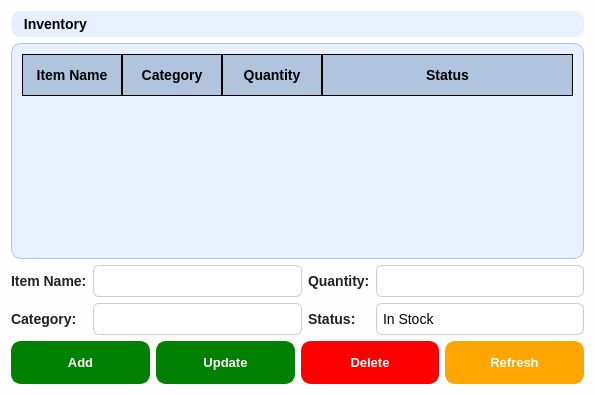
<?xml version="1.0" encoding="UTF-8"?>
<ui version="4.0">
 <class>Inventory</class>
 <widget class="QWidget" name="Inventory">
  <property name="geometry">
   <rect>
    <x>0</x>
    <y>0</y>
    <width>595</width>
    <height>395</height>
   </rect>
  </property>
  <property name="windowTitle">
   <string>Form</string>
  </property>
  <property name="styleSheet">
   <string notr="true">* {
    border: none;
    background-color: transparent;
    background: none;
    padding: 0;
    margin: 0;
}

#centralwidget {
    background-color: #FAFAFA; /* Light gray for the main background */
}

#LeftMenuContainer {
    background-color: #F5F5F5; /* Slightly darker light gray for the sidebar */
}

 QPushButton {
    background-color: #E8F0FE;  /* Light blue for buttons */
    color: #333333;            /* Dark gray text for readability */
    border: none;
    border-radius: 8px;        /* Rounded corners */
    padding: 12px 20px;        /* Balanced padding */
    font-size: 15px;           /* Medium font size for modern feel */
    font-weight: bold;         /* Emphasized text */
}

QPushButton:hover {
    background-color: #D7E6FD; /* Softer blue when hovered */
}

QPushButton:pressed {
    background-color: #C6D9FB; /* Slightly darker blue when pressed */
    color: #1A1A1A;            /* Darker text for contrast */
}

QPushButton:disabled {
    background-color: #F0F0F0; /* Muted gray for disabled buttons */
    color: #A8A8A8;            /* Muted text color */
}

QLineEdit {
    border: 2px solid green; /* Border color */
    border-radius: 5px; /* Rounded corners */
    padding: 5px; /* Internal padding for text */
    background-color: white; /* Background color */
    color: black; /* Text color */
    font: bold 12px; /* Font style and size */
}

QLineEdit:focus {
    border: 2px solid #32CD32; /* Bright green border on focus */
    background-color: white; 
}

QTextEdit:hover {
    border: 2px solid darkgreen; /* Border color on hover */
    background-color: #E6FFE6; /* Light hover effect */
}
QComboBox {
    border-radius: 5px;
    padding: 7px;
    color: white;
    text-align: center; /* Center-align the text */
}

QComboBox:hover {
    border-color: darkgreen;
}

QComboBox::drop-down {
    width: 20px; /* Adjust width of the dropdown button */
    border: none;
}


QComboBox QAbstractItemView {
    color: black;
 
    selection-color: black;
    padding: 5px;
    text-align: center;
    outline: none; /* Remove focus border for cleaner look */
}




 
   QWidget {
       background-color: #fefefe;
       font-family: 'Segoe UI';
       font-size: 14px;
   }
   QLabel {
       font-weight: 600;
       color: #222;
   }
   QLineEdit, QSpinBox, QComboBox, QDateEdit, QTimeEdit {
       padding: 6px;
       border: 1px solid #ccc;
       border-radius: 6px;
       background-color: white;
   }
 QPushButton {
    border-radius: 10px; /* Rounded corners */
    color: white; /* Text color */
    background-color: green; /* Background color */
    font: bold 13px; /* Font style and size */
    border: 2px solid green; /* Border color */
}

QPushButton:hover {
    background-color: #32CD32; /* Lighter green on hover */
    border-color: darkgreen; /* Dark green border on hover */
}

QPushButton:pressed {
    background-color: darkgreen; /* Darker green when pressed */
    border-color: black; /* Border changes on press */
}

  
QTableView {
    background-color: #E8F0FE; /* Soft white-blue background for the table */
    border-radius: 10px; /* Rounded edges for the entire table */
    padding: 10px; /* Adds spacing around the table */
    border: 1px solid #B0C4DE; /* Thin border to accentuate table outline */
    gridline-color: black; /* Adds black lines between columns and rows */
}

QTableView::item {
    background-color: #FAFAFA; /* Gentle off-white background for cells */
    border: 1px solid black; /* Black lines between each cell */
    border-radius: 5px; /* Slight rounding for individual cell edges */
    padding: 5px; /* Inner spacing for cells */
    color: black; /* Standard text color */
}

QTableView::item:selected {
    background-color: #D7E9F7; /* Highlighted cell with soft blue shade */
    color: black; /* Text color remains consistent */
    border: 1px solid black; /* Black border for selected cells */
    border-radius: 5px;
}

QHeaderView::section {
    background-color: #B0C4DE; /* Soft blue-gray shade for table headers */
    padding: 10px; /* Adds spacing within header sections */
    font-weight: bold; /* Bold text to differentiate headers */
    color: black; /* Black text color for the headers */
    border: 1px solid black; /* Black lines between header columns */
  
}

QTableView::corner {
    background-color: #B0C4DE; /* Matches header color for corner sections */
    border-radius: 10px;
}
</string>
  </property>
  <layout class="QVBoxLayout" name="verticalLayout">
   <item>
    <widget class="QLabel" name="titleLabel">
     <property name="styleSheet">
      <string notr="true">font: 700 22pt &quot;Leelawadee UI&quot;;
background-color: #E8F0FE;
border-radius: 10px;
color: rgb(0, 0, 0);
padding: 5px;</string>
     </property>
     <property name="text">
      <string> Inventory</string>
     </property>
    </widget>
   </item>
   <item>
    <widget class="QTableWidget" name="inventoryTable">
     <attribute name="horizontalHeaderShowSortIndicator" stdset="0">
      <bool>false</bool>
     </attribute>
     <attribute name="horizontalHeaderStretchLastSection">
      <bool>true</bool>
     </attribute>
     <column>
      <property name="text">
       <string>Item Name</string>
      </property>
     </column>
     <column>
      <property name="text">
       <string>Category</string>
      </property>
     </column>
     <column>
      <property name="text">
       <string>Quantity</string>
      </property>
     </column>
     <column>
      <property name="text">
       <string>Status</string>
      </property>
     </column>
    </widget>
   </item>
   <item>
    <layout class="QGridLayout" name="formLayout">
     <item row="2" column="0">
      <widget class="QLabel" name="categoryLabel">
       <property name="text">
        <string>Category:</string>
       </property>
      </widget>
     </item>
     <item row="2" column="3">
      <widget class="QComboBox" name="statusCombo">
       <property name="styleSheet">
        <string notr="true">color: black;</string>
       </property>
       <item>
        <property name="text">
         <string>In Stock</string>
        </property>
       </item>
       <item>
        <property name="text">
         <string>Low Stock</string>
        </property>
       </item>
      </widget>
     </item>
     <item row="2" column="2">
      <widget class="QLabel" name="statusLabel">
       <property name="text">
        <string>Status:</string>
       </property>
      </widget>
     </item>
     <item row="1" column="0">
      <widget class="QLabel" name="itemNameLabel">
       <property name="text">
        <string>Item Name:</string>
       </property>
      </widget>
     </item>
     <item row="1" column="2">
      <widget class="QLabel" name="quantityLabel">
       <property name="text">
        <string>Quantity:</string>
       </property>
      </widget>
     </item>
     <item row="1" column="3">
      <widget class="QLineEdit" name="lineEdit"/>
     </item>
     <item row="2" column="1">
      <widget class="QLineEdit" name="categoryEdit"/>
     </item>
     <item row="1" column="1">
      <widget class="QLineEdit" name="itemNameEdit"/>
     </item>
    </layout>
   </item>
   <item>
    <layout class="QHBoxLayout" name="buttonLayout">
     <item>
      <widget class="QPushButton" name="addButton">
       <property name="text">
        <string>Add</string>
       </property>
      </widget>
     </item>
     <item>
      <widget class="QPushButton" name="updateButton">
       <property name="text">
        <string>Update</string>
       </property>
      </widget>
     </item>
     <item>
      <widget class="QPushButton" name="deleteButton">
       <property name="styleSheet">
        <string notr="true">QPushButton {
    border-radius: 10px; /* Rounded corners */
    color: white; /* Text color */
    background-color: red; /* Background color */
    font: bold 13px; /* Font style and size */
    border: 2px solid red; /* Border color */
}

QPushButton:hover {
    background-color: #FF6347; /* Lighter red on hover */
    border-color: darkred; /* Dark red border on hover */
}

QPushButton:pressed {
    background-color: darkred; /* Darker red when pressed */
    border-color: black; /* Border changes on press */
}
</string>
       </property>
       <property name="text">
        <string>Delete</string>
       </property>
      </widget>
     </item>
     <item>
      <widget class="QPushButton" name="refreshButton">
       <property name="styleSheet">
        <string notr="true">QPushButton {
    border-radius: 10px; /* Rounded corners */
    color: white; /* Text color */
    background-color: orange; /* Background color */
    font: bold 13px; /* Font style and size */
    border: 2px solid orange; /* Border color */
}

QPushButton:hover {
    background-color: #FFA500; /* Lighter orange on hover */
    border-color: darkorange; /* Dark orange border on hover */
}

QPushButton:pressed {
    background-color: darkorange; /* Darker orange when pressed */
    border-color: black; /* Border changes on press */
}
</string>
       </property>
       <property name="text">
        <string>Refresh</string>
       </property>
      </widget>
     </item>
    </layout>
   </item>
  </layout>
 </widget>
 <resources/>
 <connections/>
</ui>
